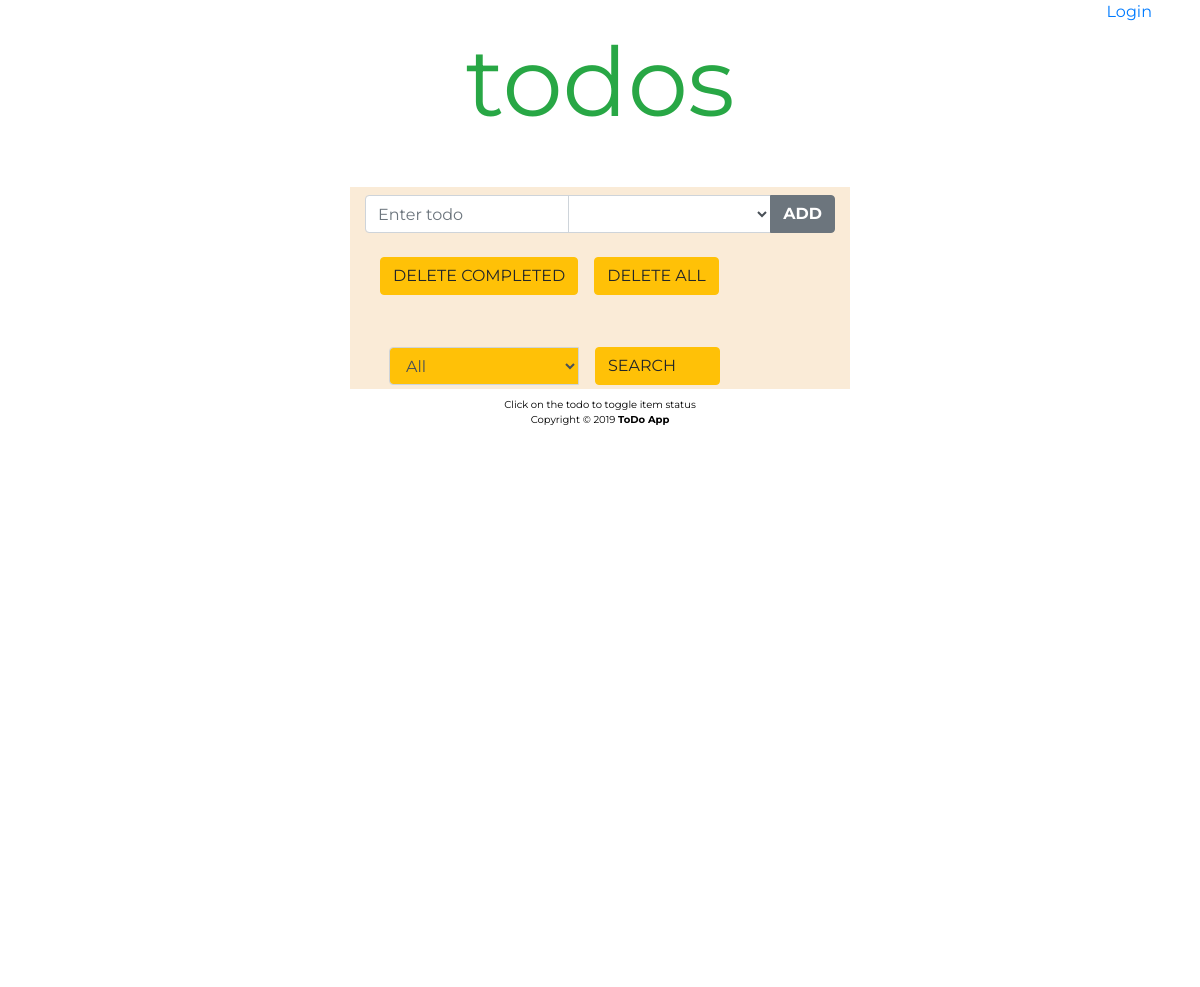
Before: / with the older database file.
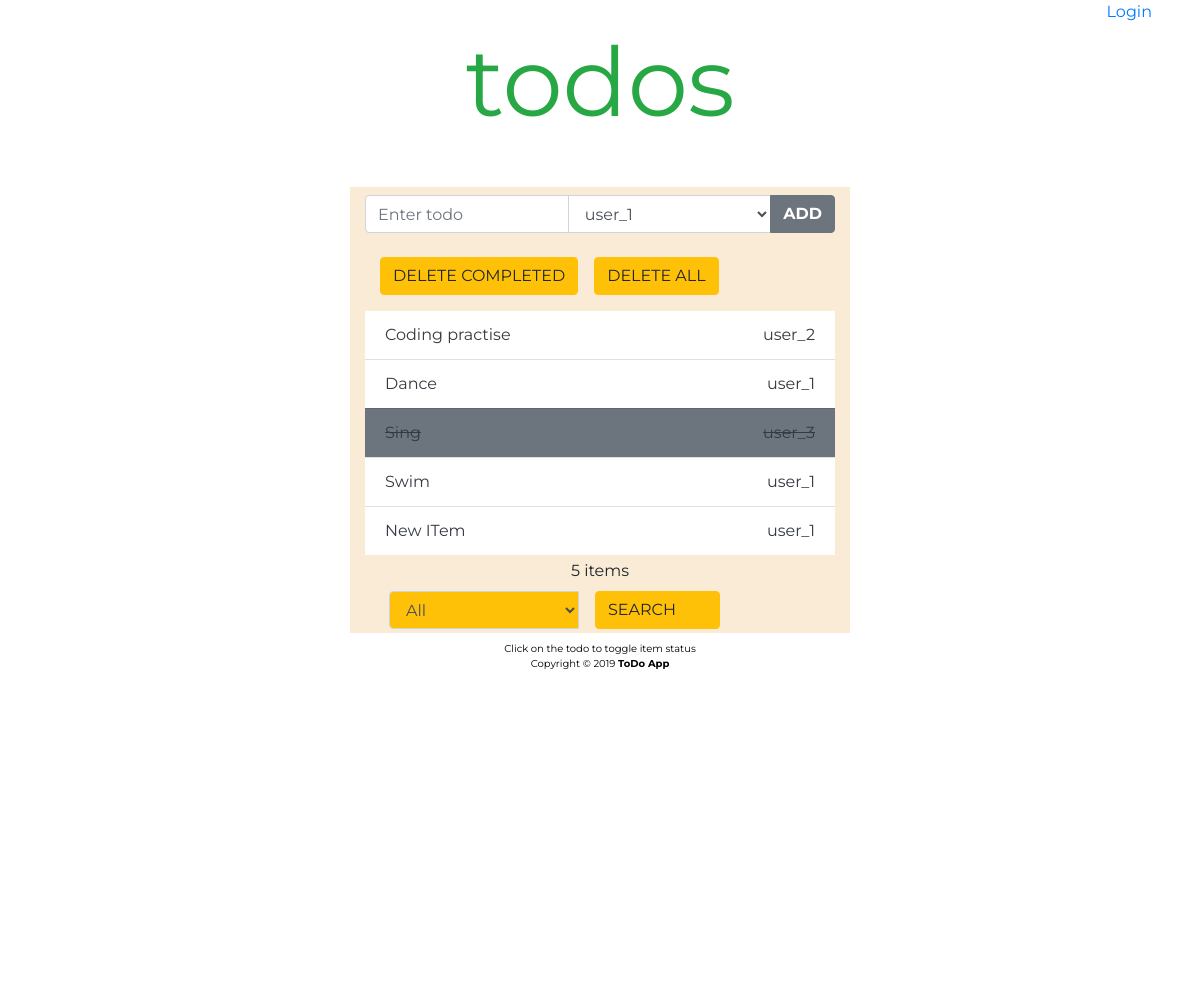
After: the same page with the newer database file.
### todolist/models.py (models this page shows, shortened)
class TodoItem(models.Model):
    user = models.ForeignKey(User,default='',on_delete=models.CASCADE)
    contents = models.TextField(max_length=40)
    complete = models.BooleanField(default=False)

### todolist/views.py (the view)
# urls.py: path('', todoView,name='index'),
def todoView(request):
    all_todo_items = TodoItem.objects.all()
    all_users =  User.objects.exclude(username='admin')
    tag = request.GET.get('tag_filter')
    if (tag == "All" or tag is None ):
        user_items = all_todo_items
    else:
        user_id = User.objects.get(username=tag).pk
        user_items = TodoItem.objects.filter(user=user_id)
    context = {'all_items': all_todo_items,
                   'users': all_users, 'useritems': user_items}
    return render(request, 'todolist/todo.html', context)

### todolist/templates/todolist/todo.html (shortened to what this page needs)
{% load static %}
<!DOCTYPE html>
<html lang="en" xmlns="http://www.w3.org/1999/html">
<head>
    <link rel="stylesheet" href="{% static '/css/bootstrap.min.css' %}">
    <link rel="stylesheet" href="{% static '/css/main.css' %}">
</head>
<body>
<section id="todoheader" class="bg-white ">
    <div class="text-right mr-5">
        {% if user.is_authenticated  %}
            <p>you are logged in as {{ user.username }}.
            <a href="{% url 'logout' %}">Logout</a>
            </p>
        {% else %}
        <a href="{% url 'login' %}">Login
        </a>
        {% endif %}
    </div>
    <h1 class="display-1 text-success text-center">
        <strong>todos</strong>
    </h1>
</section>
<section id="todo" class="height bg-white mt-5 text-left">
    <div class="my-custom-container container gridbg">
        <div class="row">
            <div class="col ">
                <form action="/addtodo/" method="post" class="py-2 text-left">{% csrf_token %}
                <div class="input-group mb-3">
                <input type="text" class="form-control" name="content" placeholder="Enter todo"
                       aria-label="Recipient's username" aria-describedby="basic-addon2">
                <select class="form-control" name="tag" id="user" >
                {% for usr in users %}
                    <option value="{{ usr }}">
                        {{ usr }}
                    </option>
                {% endfor %}
                </select>
                <div class="input-group-append">
                <button class="btn btn-outline-secondary bg-secondary text-white font-weight-bold" type="submit">
                    ADD
                </button>
                </div>
                </div>
                    </form>
            </div>
        </div>
    <div class="row ml-0">
        <div class="col-lg-12">
            <div class="btn-toolbar ">
                <div class="btn-group ">
                    <a href="{% url 'deletecompleted' %}">
                        <button type="button" class="btn btn-warning ">
                            DELETE COMPLETED
                        </button>
                    </a>
                </div>
                <div class="btn-group ml-3">
                    <a href="{% url 'deleteall' %}">
                        <button type="button" class="btn btn-warning">
                            DELETE ALL
                        </button>
                    </a>
                </div>
            </div>
        </div>
    </div>
        <div class="row mt-3 no-gutters ">
            <div class="col-6 mb-1 text-left custom-control">
            {% for all_item in useritems %}
                <ul  class=" list-group list-group-flush text-dark">
                {% if all_item.complete %}
                <li class="list-group-item todo-complete">
                    {{ all_item.contents }}
                </li>
                    {% else %}
                    <a href="{% url 'complete' all_item.id %}">
                        <li class="list-group-item text-dark">
                            {{ all_item.contents }}
                        </li>
                    </a>
                    {% endif %}
                </ul>
            {% endfor %}
           </div>
        <div class="col-6 text-right custom-control">
            {% for all_item in useritems %}
                <ul  class="list-group list-group-flush text-dark">
                {% if all_item.complete %}
                <li class="list-group-item todo-complete">
                    {{ all_item.user }}
                </li>
                    {% else %}
                    <a href="{% url 'complete' all_item.id %}">
                        <li class="list-group-item text-dark">{{ all_item.user }}
                        </li>
                    </a>
                    {% endif %}
                </ul>
            {% endfor %}
           </div>
        </div>
    <footer>
            <div class="text-center">
                {% if useritems.count > 1%}
                {{ useritems.count }} items
                {% elif useritems.count == 1 %}
                    {{ useritems.count }} item
                {% endif %}
            </div>
    </footer>
    <div class="row mt-2 ml-0 pb-1">
    <form action="." method="GET">{% csrf_token %}
    <div class="input-group">
            <select class="form-control bg-warning ml-4" name="tag_filter" style="width: 190px" id="filter"  >
                <option value="All">All</option>
            </select>
            <button type="submit" class="btn input-group-append btn-warning ml-3" style="width: 125px;">SEARCH</button>
</div>
    </form>
    </div>
    </div>
<div class="row all-help text-center mt-2" style="display: block" >
    Click on the todo to toggle item status
    <div class="row pad">
        <div class="text-center col-lg-12">
            Copyright &copy; 2019
            <strong>ToDo App</strong>
        </div>
    </div>
</div>
</section>
</body>
</html>

### todolist/static/css/main.css (style rules this page uses)
.height { min-height: 100vh }
body { font-family: 'Montserrat', sans-serif; }
@media (min-width: 500px) { .my-custom-container { width:500px; } }
@media (min-width: 500px) { .gridbg { background: antiquewhite; } }
@media (min-width: 500px) { .all-help { color: black; font-size: 10px; } }
.todo-complete { text-decoration: line-through; background: #6c757d; }

Changed rows visible on the page:
added TodoItem: contents "Coding practise", user "user_2"
added TodoItem: contents "Dance", user "user_1"
added TodoItem: contents "Sing", user "user_3"
added TodoItem: contents "Swim", user "user_1"
added TodoItem: contents "New ITem", user "user_1"
Other visible differences:
form field tag: (not shown) → "user_1"
{{ useritems.count }}: (not shown) → "5"
text now shown: "items"
